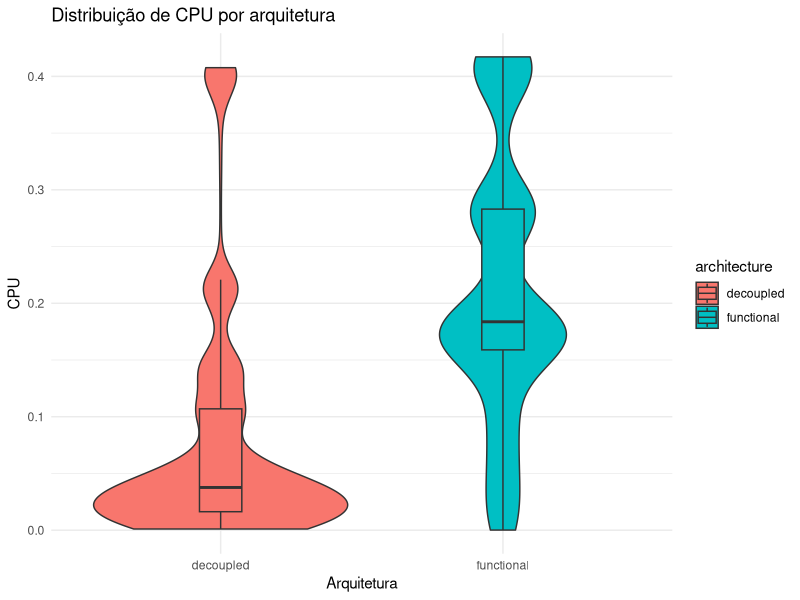
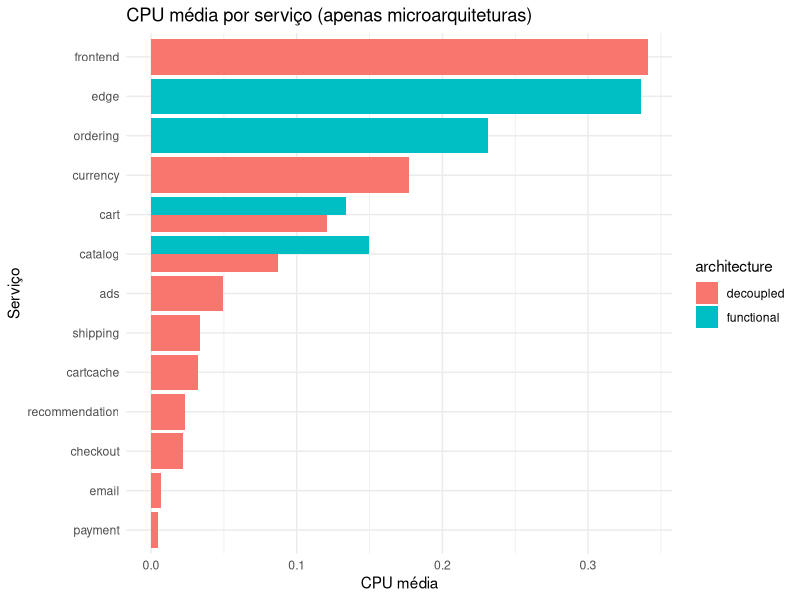
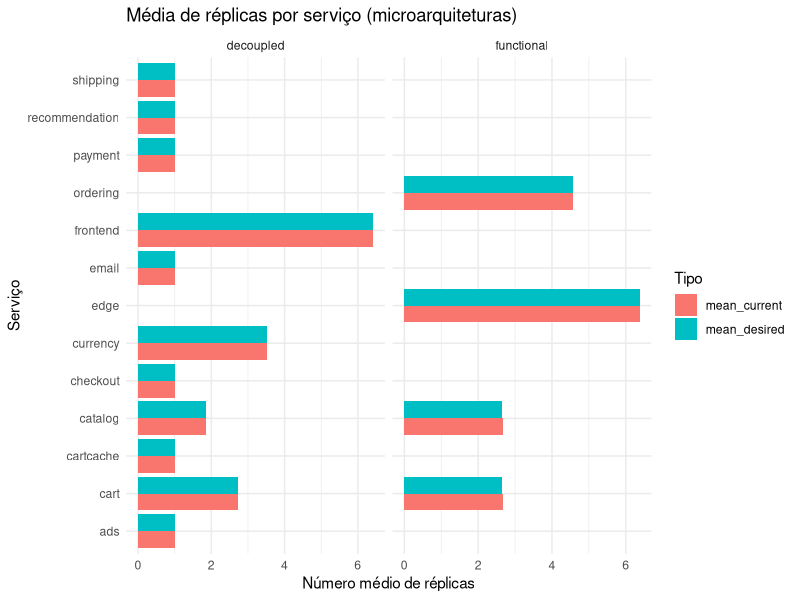
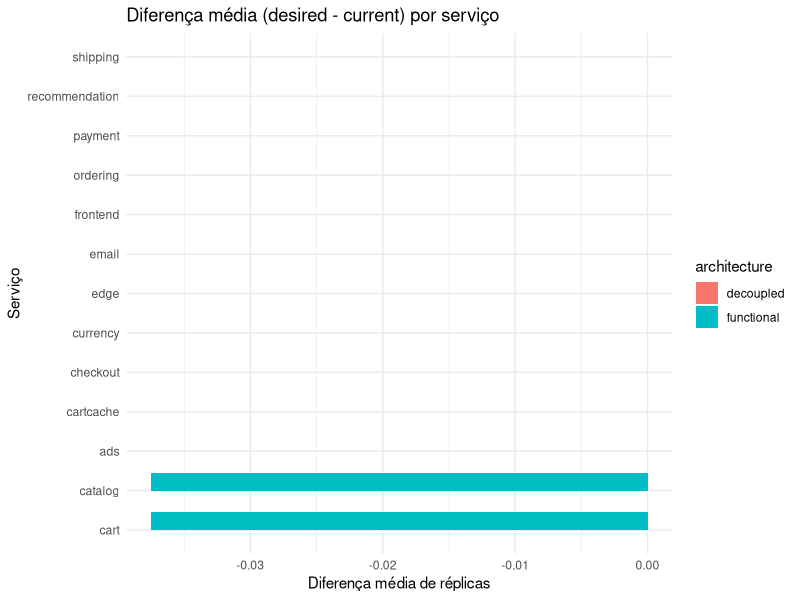

The R source for these figures, in order: (Note: this script raises an error after producing the figures.)
## ---- chunk 1
knitr::opts_chunk$set(echo = TRUE, message = FALSE, warning = FALSE)
## ---- chunk 2
library(dplyr)
library(tidyr)
library(ggplot2)
library(readr)
library(here)
library(lubridate)
## ---- chunk 3
# ajuste o path dos results
df_cpu <- read_csv(here("merged_all.csv"))
df_locust <- read_csv(here("merged_locust.csv"))

# nomes fixos das colunas
cpu_metric_col <- "cores"   # ajuste para o nome correto no merged_all
latency_col    <- "total_median_response_time" # ajuste para o nome correto no merge_locust
throughput_col <- "req_s"

## ---- chunk 4
df_cpu %>%
  group_by(architecture) %>%
  summarise(
    cpu_mean   = mean(.data[[cpu_metric_col]], na.rm = TRUE),
    cpu_median = median(.data[[cpu_metric_col]], na.rm = TRUE),
    cpu_p95    = quantile(.data[[cpu_metric_col]], 0.95, na.rm = TRUE)
  )

df_cpu %>%
  ggplot(aes(x = architecture, y = .data[[cpu_metric_col]], fill = architecture)) +
  geom_violin(trim = TRUE) +
  geom_boxplot(width = 0.15, outlier.shape = NA) +
  labs(title = "Distribuição de CPU por arquitetura",
       x = "Arquitetura", y = "CPU") +
  theme_minimal()

## ---- chunk 5
df_cpu %>%
  filter(architecture %in% c("decoupled", "functional")) %>%
  group_by(architecture, service) %>%
  summarise(
    cpu_mean = mean(.data[[cpu_metric_col]], na.rm = TRUE),
    .groups = "drop"
  ) %>%
  arrange(architecture, desc(cpu_mean))

df_cpu %>%
  filter(architecture %in% c("decoupled", "functional")) %>%
  group_by(architecture, service) %>%
  summarise(cpu_mean = mean(.data[[cpu_metric_col]], na.rm = TRUE), .groups = "drop") %>%
  ggplot(aes(x = reorder(service, cpu_mean), y = cpu_mean, fill = architecture)) +
  geom_col(position = "dodge") +
  coord_flip() +
  labs(title = "CPU média por serviço (apenas microarquiteturas)",
       x = "Serviço", y = "CPU média") +
  theme_minimal()
## ---- chunk 6
df_cpu %>%
  filter(architecture %in% c("decoupled", "functional")) %>%
  group_by(architecture, service) %>%
  summarise(
    max_repl     = max(max_replicas, na.rm = TRUE),
    mean_desired = mean(desired_replicas, na.rm = TRUE),
    mean_current = mean(current_replicas, na.rm = TRUE),
    .groups = "drop"
  ) %>%
  arrange(architecture, desc(mean_current))

df_cpu %>%
  filter(architecture %in% c("decoupled", "functional")) %>%
  group_by(architecture, service) %>%
  summarise(
    mean_desired = mean(desired_replicas, na.rm = TRUE),
    mean_current = mean(current_replicas, na.rm = TRUE),
    .groups = "drop"
  ) %>%
  pivot_longer(cols = c(mean_desired, mean_current),
               names_to = "replica_type", values_to = "replicas") %>%
  ggplot(aes(x = service, y = replicas, fill = replica_type)) +
  geom_col(position = "dodge") +
  facet_wrap(~ architecture, scales = "free_x") +
  coord_flip() +
  labs(title = "Média de réplicas por serviço (microarquiteturas)",
       x = "Serviço", y = "Número médio de réplicas",
       fill = "Tipo") +
  theme_minimal()
## ---- chunk 7
df_cpu %>%
  filter(architecture %in% c("decoupled", "functional")) %>%
  mutate(diff_desired_current = desired_replicas - current_replicas) %>%
  group_by(architecture, service) %>%
  summarise(
    mean_diff = mean(diff_desired_current, na.rm = TRUE),
    .groups = "drop"
  ) %>%
  ggplot(aes(x = reorder(service, mean_diff), y = mean_diff, fill = architecture)) +
  geom_col(position = "dodge") +
  coord_flip() +
  labs(title = "Diferença média (desired - current) por serviço",
       x = "Serviço", y = "Diferença média de réplicas") +
  theme_minimal()

## ---- chunk 8
df_locust %>%
  group_by(architecture) %>%
  summarise(
    latency_mean   = mean(.data[[latency_col]], na.rm = TRUE),
    latency_median = median(.data[[latency_col]], na.rm = TRUE),
    latency_p95    = quantile(.data[[latency_col]], 0.95, na.rm = TRUE)
  )

df_locust %>%
  ggplot(aes(x = architecture, y = .data[[latency_col]], fill = architecture)) +
  geom_violin(trim = TRUE) +
  geom_boxplot(width = 0.15, outlier.shape = NA) +
  labs(title = "Distribuição da latência por arquitetura (Locust)",
       x = "Arquitetura", y = "Latência (ms)") +
  theme_minimal()

## ---- chunk 9
df_locust %>%
  group_by(architecture) %>%
  summarise(
    thr_mean   = mean(.data[[throughput_col]], na.rm = TRUE),
    # thr_median = median(.data[[throughput_col]], na.rm = TRUE),
    thr_p95    = quantile(.data[[throughput_col]], 0.95, na.rm = TRUE)
  )

df_locust %>%
  ggplot(aes(x = architecture, y = .data[[throughput_col]], fill = architecture)) +
  geom_violin(trim = TRUE) +
  geom_boxplot(width = 0.15, outlier.shape = NA) +
  labs(title = "Distribuição do throughput por arquitetura (Locust)",
       x = "Arquitetura", y = "Requests/s") +
  theme_minimal()
